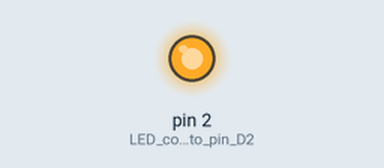
A sketch run on a simulated Arduino Uno, built with avr-gcc and run on an emulated ATmega328P. On the bench: output pins drawn as LEDs (lit = HIGH).

Above: at 0.2 s.
At 2.1 s:
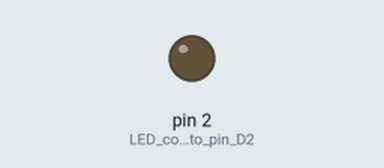
Timing chart, 0 to 3.0 s (numbered marks = the images above):
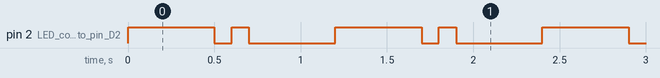

The sketch:

exercise_1_lab1.ino
```cpp
/*
  Exercise 1: Working with the LED

  Task: Using the blink sketch as an example,
  blink your external LED in any non-symmetric
  pattern via delay(amount), where amount is measured in milliseconds.

*/

// setup function taken from Blink example
// the setup function runs once when you press reset or power the board
void setup() {
  // initialize digital pin D2 as an output.
  pinMode(2, OUTPUT); // LED connected to pin D2

}

// the loop function runs over and over again forever
void loop() {
  digitalWrite(2, HIGH);   // turn the LED on (HIGH is the voltage level)
  delay(500);              // wait for 500 ms
  digitalWrite(2, LOW);    // turn the LED off by making the voltage LOW
  delay(100);              // wait for 100 ms
  digitalWrite(2, HIGH);   // turn the LED on (HIGH is the voltage level)
  delay(100);              // wait for 100 ms
  digitalWrite(2, LOW);    // turn the LED off by making the voltage LOW
  delay(500);              // wait for 500 ms
}
```

Measured:
- by itself, pin 2 (LED_connected_to_pin_D2): repeats every 1.2 s: LOW 0.10 s, HIGH 0.10 s, LOW 0.50 s, HIGH 0.50 s
- by itself, everything shown: repeats every 1.2 s, in 4 steps
